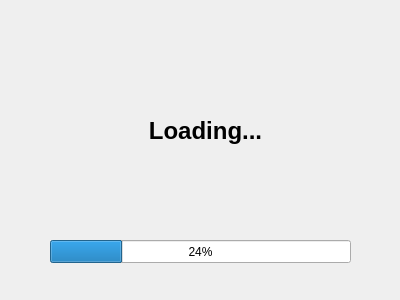
<?xml version="1.0" encoding="UTF-8"?>
<ui version="4.0">
 <class>LoadingWindow</class>
 <widget class="QWidget" name="LoadingWindow">
  <property name="geometry">
   <rect>
    <x>0</x>
    <y>0</y>
    <width>400</width>
    <height>300</height>
   </rect>
  </property>
  <property name="windowTitle">
   <string>Form</string>
  </property>
  <widget class="QProgressBar" name="progressBar">
   <property name="geometry">
    <rect>
     <x>50</x>
     <y>240</y>
     <width>301</width>
     <height>23</height>
    </rect>
   </property>
   <property name="value">
    <number>24</number>
   </property>
   <property name="alignment">
    <set>Qt::AlignCenter</set>
   </property>
  </widget>
  <widget class="QLabel" name="label">
   <property name="geometry">
    <rect>
     <x>120</x>
     <y>110</y>
     <width>171</width>
     <height>41</height>
    </rect>
   </property>
   <property name="font">
    <font>
     <pointsize>18</pointsize>
     <bold>true</bold>
    </font>
   </property>
   <property name="layoutDirection">
    <enum>Qt::LeftToRight</enum>
   </property>
   <property name="text">
    <string>Loading...</string>
   </property>
   <property name="alignment">
    <set>Qt::AlignCenter</set>
   </property>
  </widget>
 </widget>
 <resources/>
 <connections/>
</ui>
